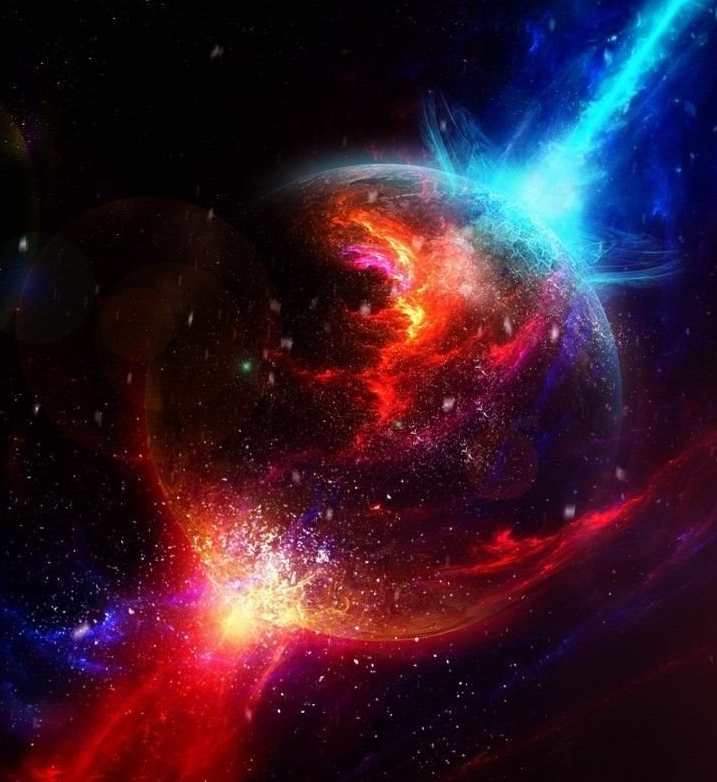
#> input picture space.png, 717 x 782 px, found by its file name
$ python greylevel.py
#> lines starting #> are read from the running program, lines starting #| are printed output that depends on the picture; after the words box and inside, x2 and y2 are one past the last pixel; in counts of white or black regions, pixels touching at a corner belong together
import cv2
import numpy as np

# Open the image.
img = cv2.imread('space.png',0)
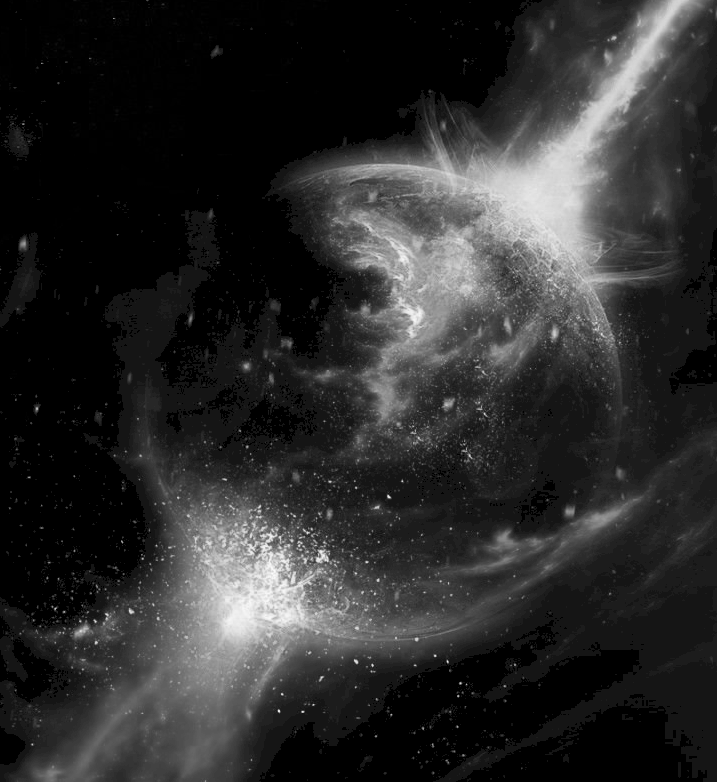
#> img: shape (782, 717); min 0, max 253, mean 43.8
[w,h]=img.shape
#> w = 782; h = 717

for i in range(0,w):
    for j in range(0,h):
        if img[i][j]>100 and img[i][j]<200:
            img[i][j]=210
        else:
            img[i][j]=0
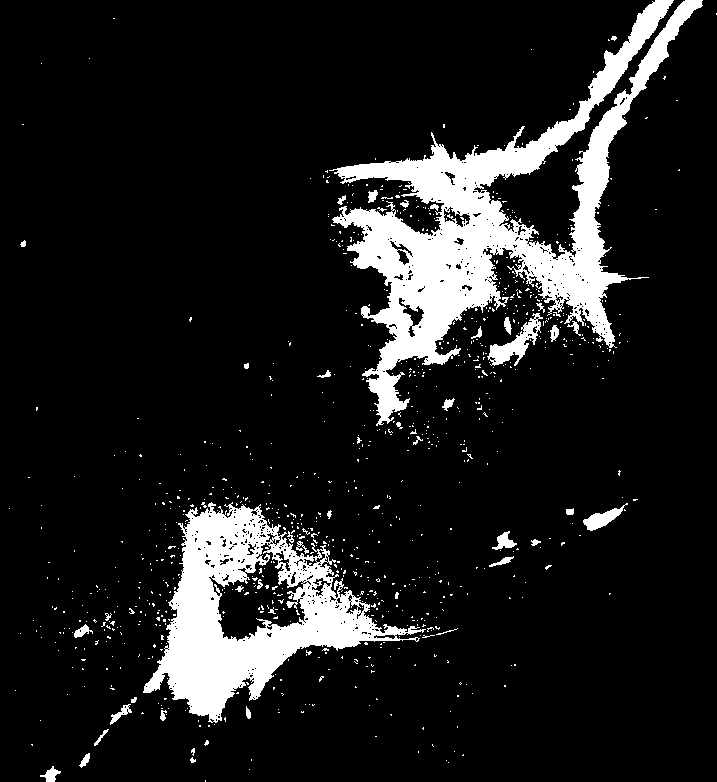
#> img: shape (782, 717); values 0 (black) and 210 (white), 11.7% white; 878 white regions (835 under 20 px), largest, box (x1, y1, x2, y2) and area: (329, 0, 703, 426) 37659, (143, 502, 426, 723) 21840, (487, 313, 543, 366) 983

cv2.imshow('img',img)
cv2.waitKey(0)

$ run again, with lines.png copied over space.png
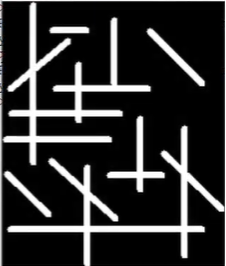
#> input picture lines.png, 226 x 266 px, found by its file name
#> after the loop `for i in range(0,w):`:
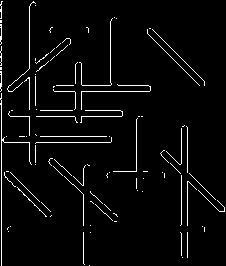
#> img: shape (266, 226); values 0 (black) and 210 (white), 3.7% white in thin lines or dots

$ run again, with 0.8.jpg saved as space.png
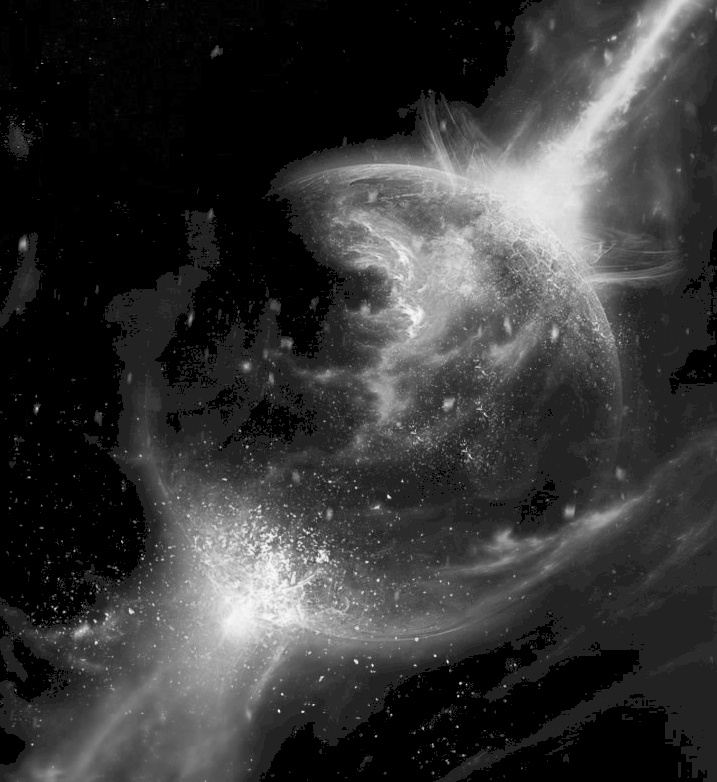
#> input picture 0.8.jpg, 717 x 782 px, found by its file name
#> img is the input picture: shape (782, 717); min 0, max 251, mean 54.6
#> after the loop `for i in range(0,w):`:
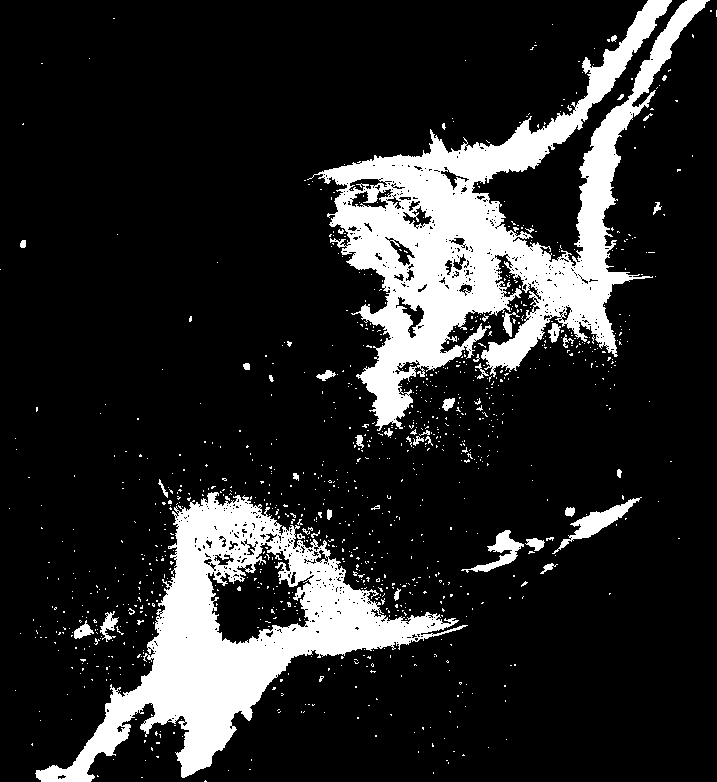
#> img: shape (782, 717); values 0 (black) and 210 (white), 16% white; 1045 white regions (1002 under 20 px), largest, box (x1, y1, x2, y2) and area: (307, 0, 710, 431) 48018, (35, 492, 468, 782) 34274, (552, 497, 642, 554) 1082
